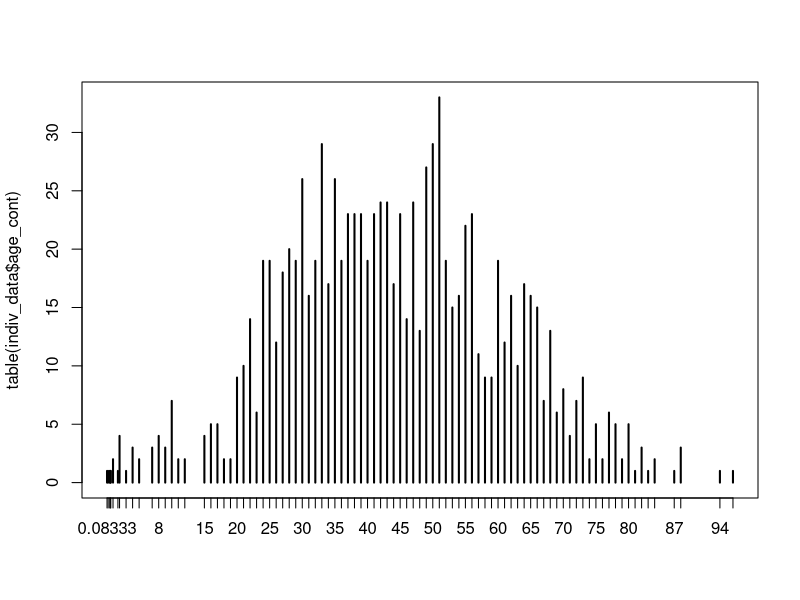
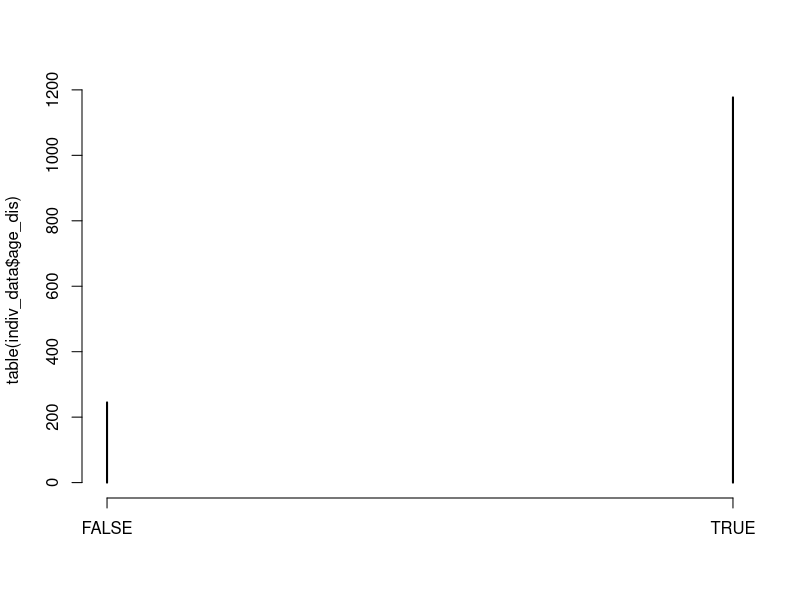

The R source for these figures, in order:
#' ---
#' title: "Tutorial 1: Handling Data with tidyverse"
#' output: pdf_document
#' author: "Takoua Jendoubi"
#' date:   22 May 2020
#' ---
#' 

#' Libraries
library(readr)
library(tidyr)

#' # Import data
#' First column name might be invalid. Do not hesitate to remove it by hand in the file. 
#' Column name will be replaced by X1 using read_csv function.
indiv_data = read_csv(file="COVID19_open_line_list.csv", 
                      col_types= cols(data_moderator_initials = col_character()))

#' Now we have a tibble with 13,174 observations x 33 variables
indiv_data

#' # Age as a continuous variables
#' Let's now have a look at the age variable. 
table(indiv_data$age)
sum(is.na(indiv_data$age)) #looking at missing values: 11614
 
#' We have few options: 
#' Consider age as i) a categorical variable or ii) a continuous variable.
#' If we decide to go for "the categorical variable" option, there will be less missing data but a loss in precision.
#' If we decide to go for "the continuous variable" option, we will end up with more missing data on one hand but 
#' more precise level of measurements on the other hand.
#' ## Age as a continuous variable
#' We now need to carefully handle our variables. "Aug-68" and "Oct-19" are birthdates.
#' We will use these to compute age for the coresponding individuals.
indiv_data$age [indiv_data$age == "Aug-68"] = "51"
indiv_data$age [indiv_data$age == "Oct-19"] = "0.66"
#' construct a new variable
indiv_data$age_cont = as.numeric(as.character(indiv_data$age))
plot(table(indiv_data$age_cont))
sum(is.na(indiv_data$age_cont)) # This variable now has 12157 missing values

#' # Age as a categorical variable
#' Different options here. We can choose different categories and different numbers of categories. For instance here we can 
#' categorize into older than 30 years and younger than 30 years.
categorize = function(x) ifelse(length(x)==2, ifelse(x[1]>30,
                                                     ifelse(x[2]>30, TRUE, NA),
                                                     ifelse(x[2]<30, FALSE, NA)),
                                x[1]>30)

indiv_data$age_dis = sapply(strsplit(indiv_data$age, "-"), categorize)
plot(table(indiv_data$age_dis)) # This is highly imbalanced!
sum(is.na(indiv_data$age_dis)) # 11752 missing values

#' It's your turn now!
#' Have a look at other variables you might be intrested in in this data. 
#' You might also have a look at other datasets to clean and set ready for the analysis.



